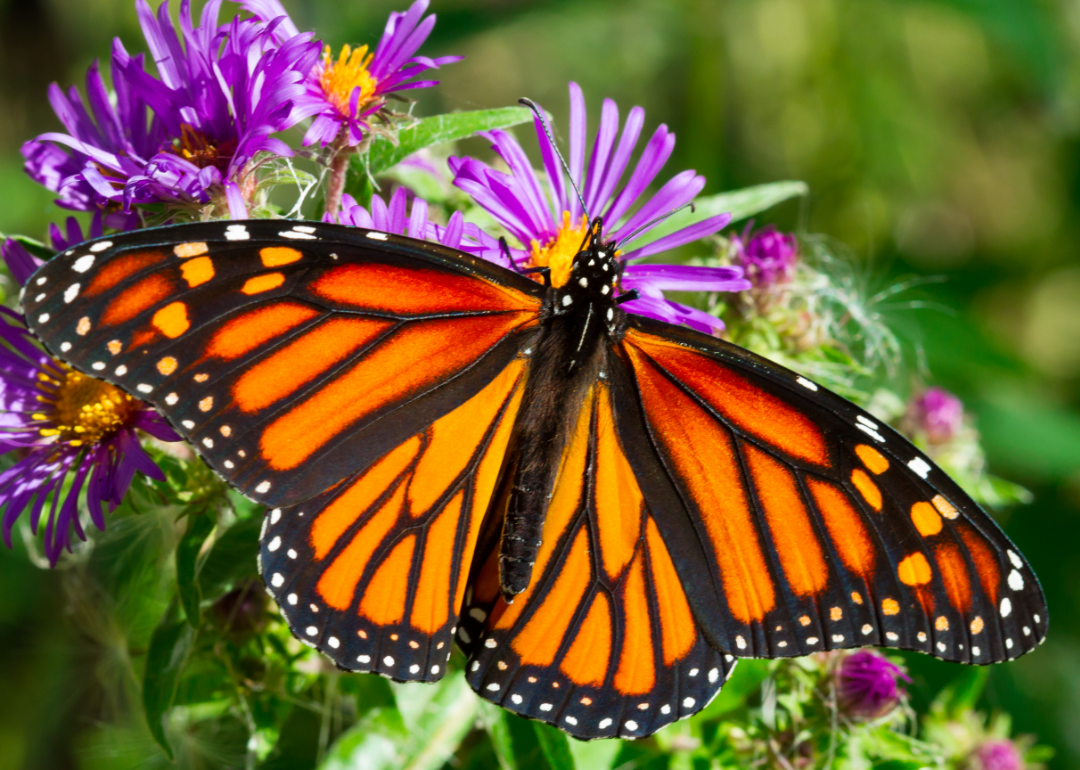
#> input picture 3.butterfly.png, 1080 x 770 px, found by its file name
$ jupyter execute --allow-errors 3.Segmentation.ipynb
#> lines starting #> are read from the running program, lines starting #| are printed output that depends on the picture
[cell 1]
from google.colab import drive
drive.mount('/content/drive')

[cell 2]
import cv2
import numpy as np
import matplotlib.pyplot as plt
from sklearn.cluster import KMeans

[cell 3]
image = cv2.imread('/content/drive/MyDrive/Trichy cllg sem 2 data/IVA Labs/3.butterfly.png')
#> image is the input picture: shape (770, 1080, 3); mean B, G, R 51.8, 92.4, 112.8

[cell 4]
image_rgb = cv2.cvtColor(image, cv2.COLOR_BGR2RGB)     # convert the img from BGR to RGB (OpenCV loads images in BGR)

[cell 5]
# plt.imshow(image)

from google.colab.patches import cv2_imshow
st = np.hstack((image,image_rgb))
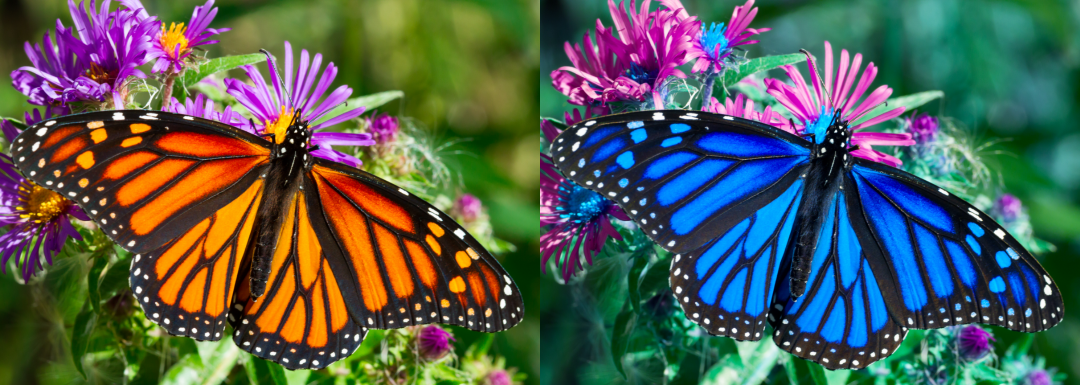
#> st: shape (770, 2160, 3) (shown at 1/2 size); mean B, G, R 82.3, 92.4, 82.3
cv2_imshow(st)

[cell 6]
# Reshape the image to a 2D array of pixels (each pixel is a row with 3 color values)
pixels = image_rgb.reshape(-1, 3)

# Perform K-means clustering
k = 4  # number of clusters (segments)
kmeans = KMeans(n_clusters=k, random_state=42)
kmeans.fit(pixels)

# Get the labels and centers
labels = kmeans.labels_
centers = kmeans.cluster_centers_

# Map each pixel to its corresponding cluster center
segmented_image = centers[labels].reshape(image_rgb.shape).astype(int)

# Display the original and segmented images
plt.figure(figsize=(12, 6))

# Original image
plt.subplot(1, 2, 1)
plt.imshow(image_rgb)
plt.title("Original Image")
plt.axis('off')

# Segmented image
plt.subplot(1, 2, 2)
plt.imshow(segmented_image)
plt.title(f"Segmented Image with {k} Clusters")
plt.axis('off')

plt.show()
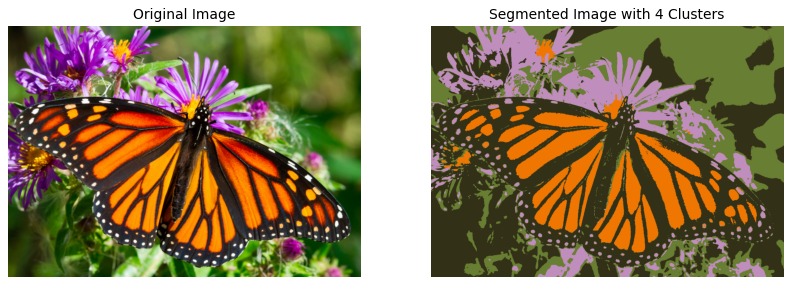
#> figure drawn by matplotlib, 2 panels

# Optionally, save the segmented image
#> (the rest of this cell did not finish here and is left out)

$ run again, with 2.flower.jpg saved as 3.butterfly.png
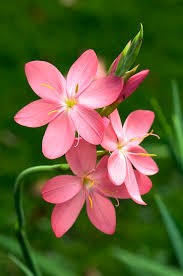
#> input picture 2.flower.jpg, 183 x 276 px, found by its file name
#> image is the input picture: shape (276, 183, 3); mean B, G, R 52.2, 94.1, 96
#> `st = np.hstack((image,image_rgb))`:
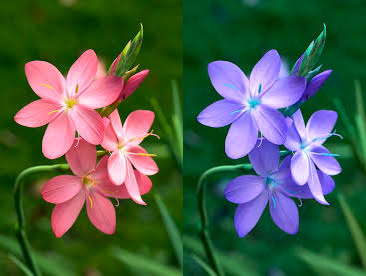
#> st: shape (276, 366, 3); mean B, G, R 74.1, 94.1, 74.1
#> `plt.show()`:
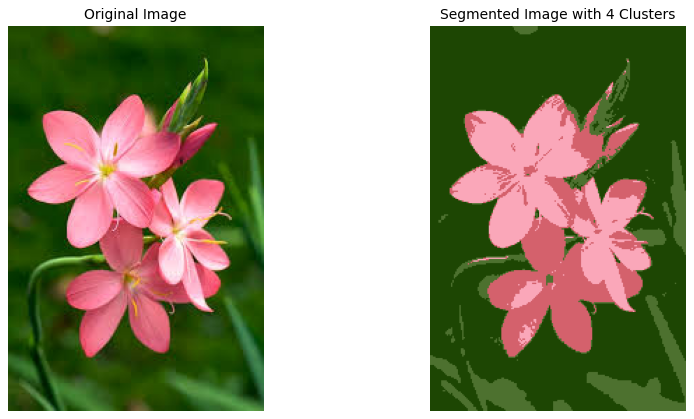
#> figure drawn by matplotlib, 2 panels
